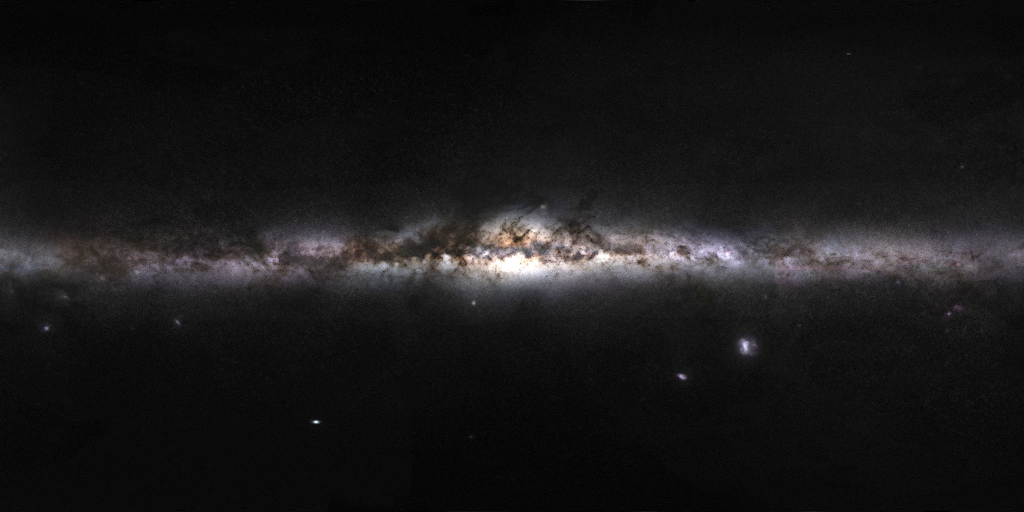
#> input picture indra/newview/app_settings/gmdx_milkyway.jpg, 2048 x 1024 px (shown at 1/2 size)
$ python -i gmdx_night_sky_assets.py   (imports and definitions only)
#> lines starting #> are read from the running program, lines starting #| are printed output that depends on the picture
#!/usr/bin/env python3
"""Build the night sky's bundled assets (gmdxnightsky.cpp loads them).

Inputs (download them yourself):
  catalog.gz      Yale Bright Star Catalogue, 5th Revised Ed. (Hoffleit & Warren 1991),
                  https://cdsarc.cds.unistra.fr/ftp/V/50/catalog.gz (CDS V/50)
  eso0932a.jpg    The Milky Way panorama, ESO/S. Brunier, CC BY 4.0,
                  https://cdn.eso.org/images/large/eso0932a.jpg (6000 x 3000, Galactic
                  coordinates, equirectangular: l = 0 at the centre, l growing to the left,
                  b = +90 at the top)

Outputs (into indra/newview/app_settings):
  gmdx_bsc5.bin       b"GMDXBSC1", uint32 count, then count records of 8 bytes, brightest first:
                      uint16 RA (J2000, 0..65535 = 0..360 deg), int16 Dec (J2000, +-32767 =
                      +-90 deg), uint8 V magnitude code (1 + round((V + 2) * 25)), uint8 r, g, b
                      (the star's blackbody colour in linear sRGB, brightest channel 255)
  gmdx_milkyway.jpg   2048 x 1024, the panorama with its resolved stars taken out (the catalogue
                      draws those), black level removed, scaled so the galactic core's brightest
                      0.1% is 1.0 in linear light, stored sRGB-encoded

Usage: gmdx_night_sky_assets.py <catalog.gz> <eso0932a.jpg> <out dir>
"""
import gzip
import struct
import sys
from pathlib import Path

import numpy as np
from PIL import Image, ImageFilter

# Typical B-V by spectral class, for the ~300 stars the catalogue gives no B-V.
BV_BY_CLASS = {"O": -0.30, "B": -0.15, "A": 0.10, "F": 0.40, "G": 0.70, "K": 1.15, "M": 1.60,
               "C": 2.00, "S": 1.70, "N": 2.00, "R": 1.50}


def bv_to_kelvin(bv):
    # Ballesteros 2012 (EPL 97, 34008)
    return 4600.0 * (1.0 / (0.92 * bv + 1.7) + 1.0 / (0.92 * bv + 0.62))


# [49 lines left out: functions cie_xyz, blackbody_rgb, read_catalogue, write_catalogue, not called in this run]


def srgb_to_linear(c):
    return np.where(c <= 0.04045, c / 12.92, ((c + 0.055) / 1.055) ** 2.4)


def linear_to_srgb(c):
    c = np.clip(c, 0.0, 1.0)
    return np.where(c <= 0.0031308, c * 12.92, 1.055 * c ** (1.0 / 2.4) - 0.055)


def write_milky_way(src, out):
#> called with out = 'out.png'
    img = Image.open(src).convert("RGB").resize((2048, 1024), Image.LANCZOS)
#> img is the input picture: PIL image 2048x1024 RGB; mean R, G, B 25, 24.3, 24.7
    # Resolved stars: pixels well above their 7 x 7 median are put back to it (the dust lanes and
    # the unresolved glow stay; the catalogue draws the stars themselves).
    med = np.asarray(img.filter(ImageFilter.MedianFilter(7)), np.float32) / 255.0
    a = np.asarray(img, np.float32) / 255.0
    lum = a.mean(axis=2, keepdims=True)
    lum_med = med.mean(axis=2, keepdims=True)
    a = np.where(lum > lum_med * 1.12 + 0.015, med, a)
    lin = srgb_to_linear(a)
#> in srgb_to_linear, `return np.where(c <= 0.04045, c / 12.92, ((c + 0.055) / 1.055) ** 2.4)`:
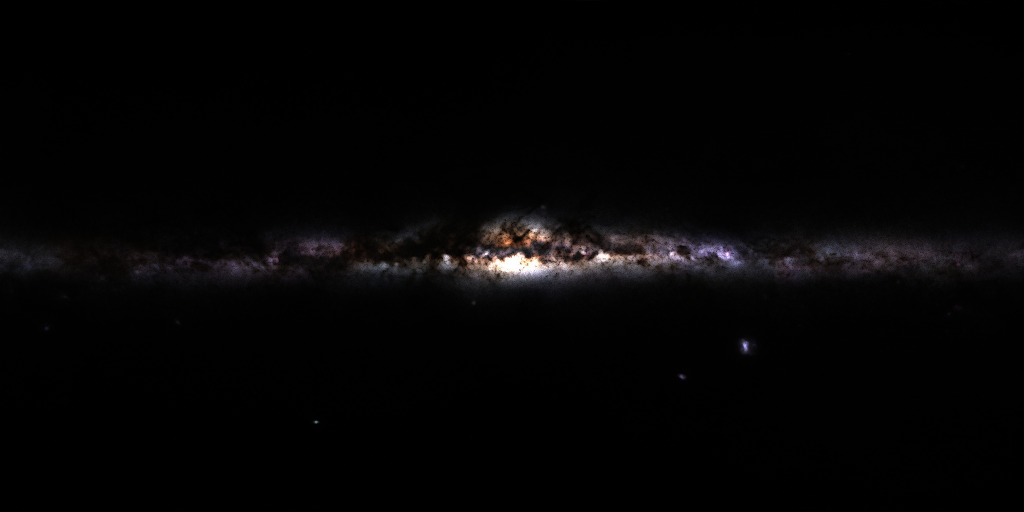
#> returned value: shape (1024, 2048, 3) float32 (shown at 1/2 size); mean of channels 0, 1, 2 0.0215, 0.0193, 0.0204; drawn as R, G, B
    y = lin @ np.array([0.2126, 0.7152, 0.0722])
    lin = np.maximum(lin - np.percentile(y, 2.0), 0.0) / max(np.percentile(y, 99.9) - np.percentile(y, 2.0), 1e-6)
    out_img = Image.fromarray(np.round(linear_to_srgb(lin) * 255.0).astype(np.uint8), "RGB")
    out_img.save(out, quality=90, optimize=True, progressive=False)


# [6 lines left out: function main, not called in this run]


# [2 lines not run here, left out]

>>> result = write_milky_way('../../indra/newview/app_settings/gmdx_milkyway.jpg', 'out.png')
